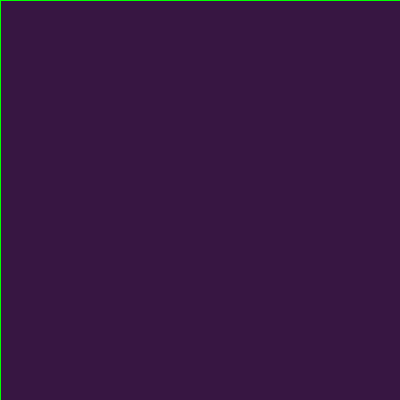
Frame 1 (no input)
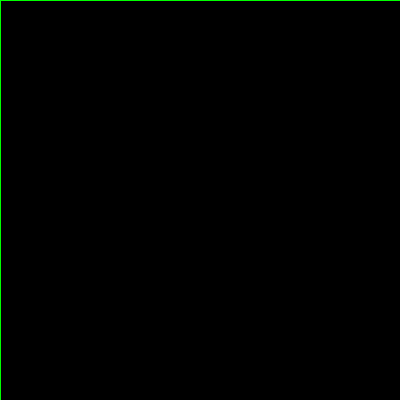
Frame 60 (the mouse pressed at the canvas centre just before this capture)
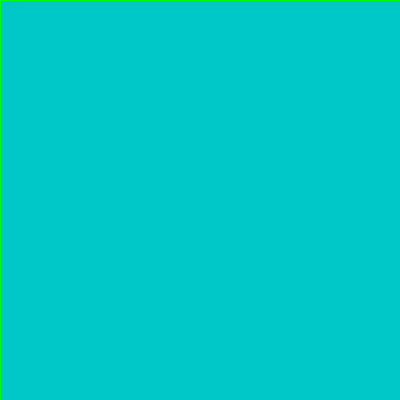
Frame 120 (the mouse held since frame 60 and released just before this capture)

The Processing sketch that drew these frames (run headless with seeded random() and noise(); from frame 60 on, the mouse is pressed at the canvas centre):

// Processing sketch: processing_153336
// ── processing_153336.pde

void setup(){
  size(400,400);

  background(55, 22, 66);
  smooth();
  stroke(0,255,0);
  noFill();
}

void draw(){
  
  rect(0,0, width, height);
  noFill();
  ellipse(mouseX,mouseY,0,0); 
  fill( 0, mouseY, mouseX );
 
}
